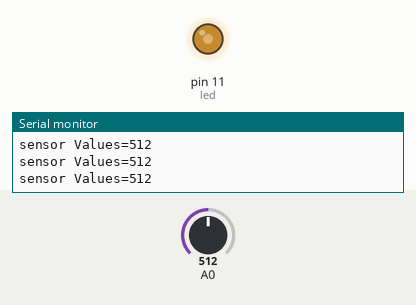
Bench run of a sketch on a simulated Arduino Uno, built with avr-gcc and run on an emulated ATmega328P. Shown: output pins drawn as LEDs (lit = HIGH), the last lines printed to the serial monitor. Inputs (shaded band) come from the test bench; at power-on: A0 = 512.

Above: at 1.2 s.
1.3 s: A0 set to 986
At 2.5 s:
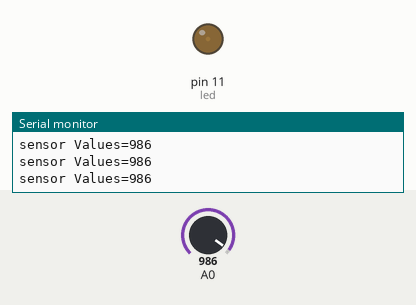
2.8 s: A0 set to 1013
At 3.4 s:
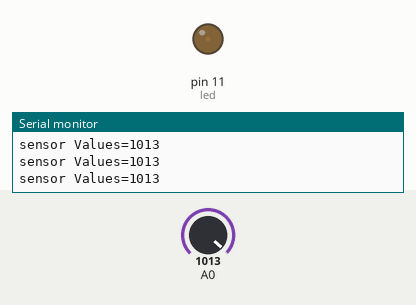
5.8 s: A0 set to 11
At 6.4 s:
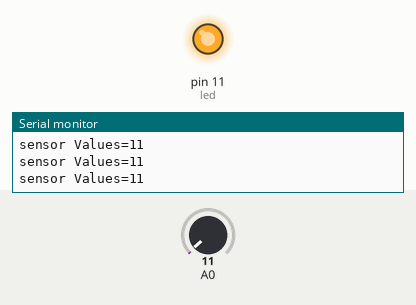
7.3 s: A0 set to 8
At 8.4 s:
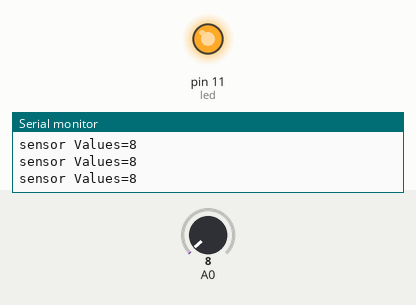
10.3 s: A0 set to 306
At 10.9 s:
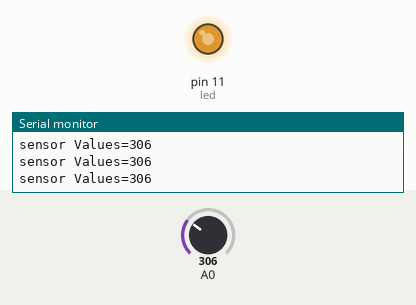
11.8 s: A0 set to 511
At 13.0 s:
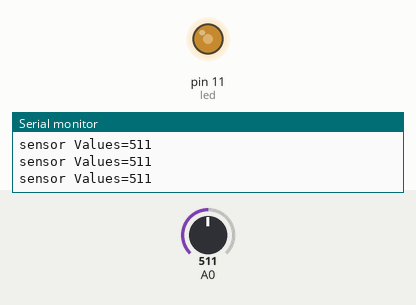
Timing chart, 0 to 14.8 s (numbered marks = the images above; inputs shaded):
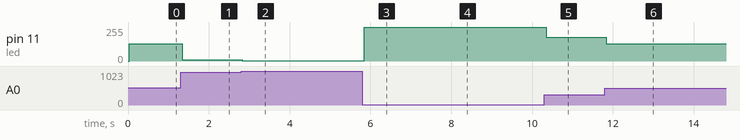

The sketch:

photocell_fade.ino
```cpp
int sensor;
int led=11;
void setup() {
  Serial.begin(9600);
  pinMode(led, OUTPUT);
}

void loop() {
  sensor = analogRead(A0);
  Serial.print("sensor Values=");
  Serial.println(sensor);
  delay(30);
  int NewLed = map(sensor, 0, 1023, 255, 0);
   analogWrite(led, NewLed);

}
```

Measured:
- after the input at 1.3 s, pin 11 (led): 128/255 → 10/255 at once
- after the input at 2.8 s, pin 11 (led): 10/255 → 3/255 at once
- after the input at 5.8 s, pin 11 (led): 3/255 → 253/255 after 0.05 s
- after the input at 7.3 s, pin 11 (led): 253/255 → 254/255 at once
- after the input at 10.3 s, pin 11 (led): 254/255 → 179/255 after 0.05 s
- after the input at 11.8 s, pin 11 (led): 179/255 → 128/255 at once
